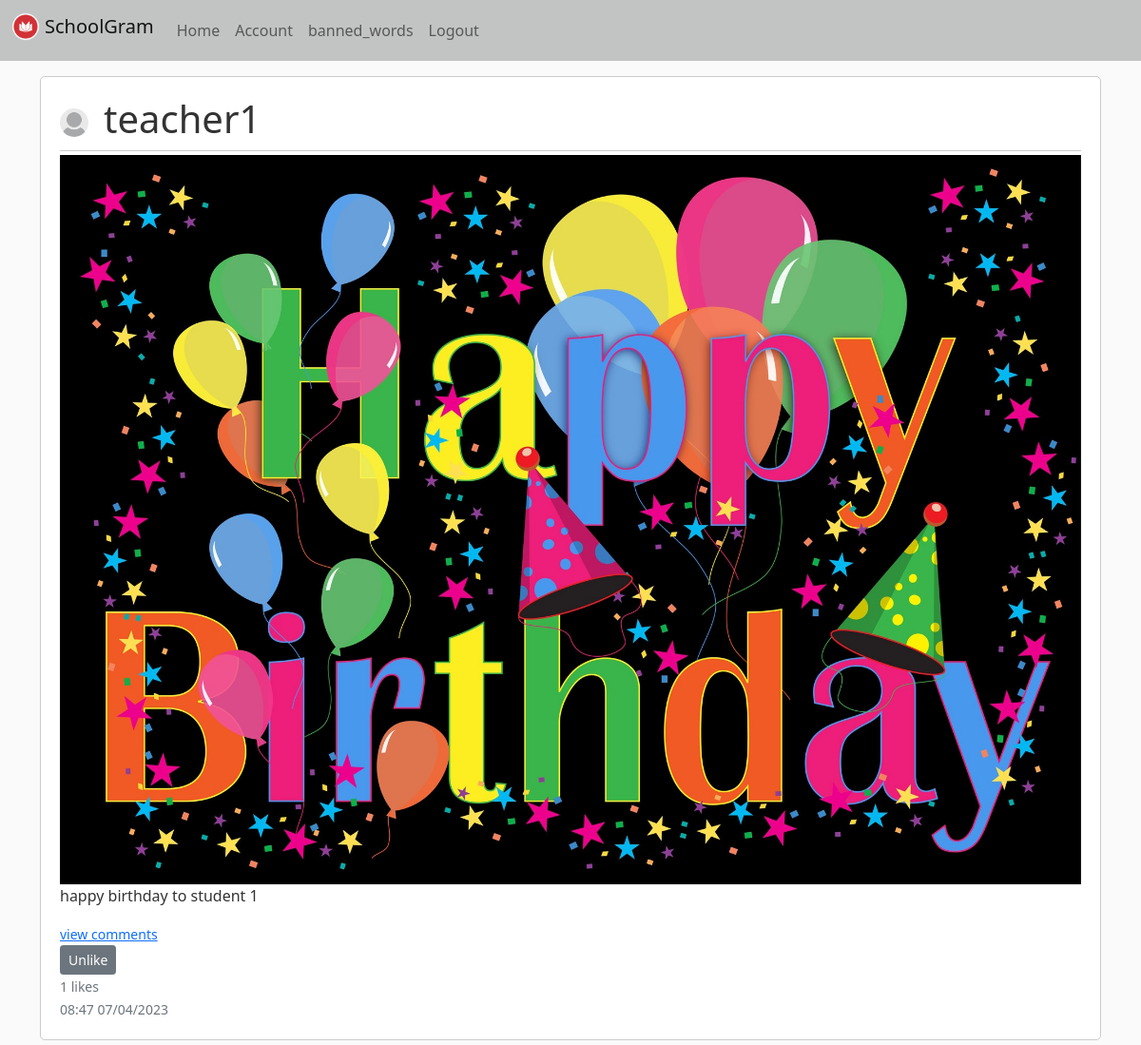
Screenshot of /home (signed in) with the database file from the repository.
### schoolgram/models.py (models this page shows, shortened)
class Post(db.Model):
    id = db.Column(db.Integer, primary_key=True)
    date_posted = db.Column(db.DateTime, nullable=False, default=datetime.utcnow)
    message = db.Column(db.Text)
    caption = db.Column(db.String(200))
    image_file = db.Column(db.String(20))
    post_type = db.Column(db.String(60), nullable=False, default='message_post')
    user_id = db.Column(db.Integer, db.ForeignKey('user.id'), nullable=False)
    likes = db.relationship('Like', backref='post', lazy=True)
    comments = db.relationship('Comment', backref='post', lazy=True)

class User(db.Model, UserMixin):
    id = db.Column(db.Integer, primary_key=True)
    username = db.Column(db.String(20), unique=True, nullable=False)
    email = db.Column(db.String(120), unique=True, nullable=False)
    password = db.Column(db.String(60), nullable=False)
    role = db.Column(db.String(20), nullable=False, default='student')
    image_file = db.Column(db.String(20), nullable=False, default='default.jpg')
    posts = db.relationship('Post', backref='user', lazy=True)
    comments = db.relationship('Comment', backref='user', lazy=True)
    likes = db.relationship('Like', backref='user', lazy=True)

### schoolgram/routes.py (the view)
@app.route("/home")
@login_required
def home():
    posts = Post.query.all()
    liked_post_ids = []
    likes = Like.query.filter_by(user_id=current_user.id).all()
    for like in likes:
        liked_post_ids.append(like.post_id)
    swapped = True
    while swapped:
        swapped = False
        for index in range(1, len(posts)):
            if posts[index-1].date_posted < posts[index].date_posted:
                temp_post = posts[index-1]
                posts[index-1] = posts[index]
                posts[index] = temp_post
                swapped = True
    return render_template("home.html", title="Home", posts=posts, liked_post_ids=liked_post_ids)

### schoolgram/models.py (called while the page is built)
@login_manager.user_loader
def load_user(user_id):
    return User.query.get(int(user_id))

### schoolgram/templates/home.html
{% extends "base.html" %}
{% block content %}
  {% for post in posts %}
    {% if post.post_type == 'message_post' %}
      <div class="container-md">
        <div class="media content-section">
          <div class="d-flex align-items-center post-info">
            <img class="rounded-circle post-profile-pic mr-3" src="{{ url_for('static', filename='profile_pics/' + post.user.image_file) }}">
            <h1 class="mr-2">{{ post.user.username }}</h1>
          </div>
          <div class="media-body">
            <p class="message-post-content">{{ post.message }}</p>
            <small class="text-muted"><a href="{{ url_for('post', post_id=post.id) }}">view comments</a></small><br>
            {% set user_has_liked = post.id in liked_post_ids %}
            <form action="{{ url_for('like_post', post_id=post.id) }}" method="POST">
              {% if user_has_liked %}
                <button class="btn btn-secondary btn-sm" type="submit">Unlike</button>
              {% else %}
                <button class="btn btn-secondary btn-sm" type="submit">Like</button>
              {% endif %}
            </form>
            <small class="text-muted">{{ len(post.likes) }} likes</small><br>
            <small class="text-muted">{{ post.date_posted.strftime("%H:%M %d/%m/%Y") }}</small>
          </div>
        </div><br>
      </div>
    {% elif post.post_type == 'image_post' %}
      <div class="container-md">
        <div class="media content-section">
          <div class="d-flex align-items-center post-info">
            <img class="rounded-circle post-profile-pic mr-3" src="{{ url_for('static', filename='profile_pics/' + post.user.image_file) }}">
            <h1 class="mr-2">{{ post.user.username }}</h1>
          </div>
          <div class="media-body">
            <img class="post-image" src="{{ url_for('static', filename='post_images/' + post.image_file) }}">
            <p class="message-post-content">{{ post.caption }}</p>
            <small class="text-muted"><a href="{{ url_for('post', post_id=post.id) }}">view comments</a></small><br>
            {% set user_has_liked = post.id in liked_post_ids %}
            <form action="{{ url_for('like_post', post_id=post.id) }}" method="POST">
              {% if user_has_liked %}
                <button class="btn btn-secondary btn-sm" type="submit">Unlike</button>
              {% else %}
                <button class="btn btn-secondary btn-sm" type="submit">Like</button>
              {% endif %}
            </form>
            <small class="text-muted">{{ len(post.likes) }} likes</small><br>
            <small class="text-muted">{{ post.date_posted.strftime("%H:%M %d/%m/%Y") }}</small>
          </div>
        </div><br>
      </div>
    {% endif %}
  {% endfor %}
{% endblock %}

### schoolgram/static/main.css (style rules this page uses)
body { background: #fafafa; color: #333333; margin-top: 5rem; }
.content-section { border: 1px solid #ccc; border-radius: 5px; padding: 20px; background-color: #fff; }
.post-profile-pic { height: 30px; width: 30px; margin-right: 16px; }
.message-post-content { white-space: pre-line; }
.post-info { padding-bottom: 1px; margin-bottom: 4px; border-bottom: 1px solid #ccc; }
.post-image { max-width: 100%; height: auto; }

### rows the page displays
Post: image_file (placeholder picture), user.username "teacher1", image_file (picture), caption "happy birthday to student 1", id "1", date_posted "08:47 07/04/2023"
